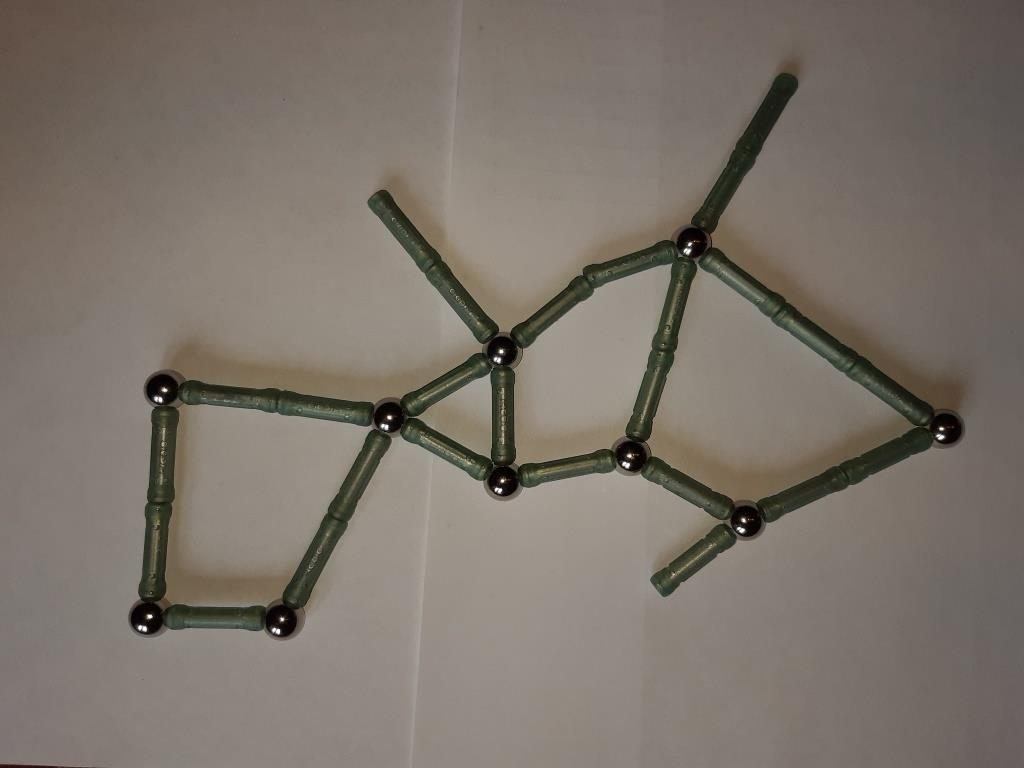
#> input picture media/13.jpg, 1024 x 768 px
$ python -i Segmentation.py   (imports and definitions only)   (older library calls are emulated)
#> lines starting #> are read from the running program, lines starting #| are printed output that depends on the picture; after the words box and inside, x2 and y2 are one past the last pixel; in counts of white or black regions, pixels touching at a corner belong together
import numpy as np
import cv2
from skimage.morphology import skeletonize, thin


class Segmentation:

    def __init__(self, path):
#> called with path = '../media/13.jpg'
        self.path = path
        self.image = cv2.imread(path)
#> self.image is the input picture: shape (768, 1024, 3); mean B, G, R 106.4, 115, 123.6

    # [5 lines left out: function get_ends, not called in this run]


    def prune_thinned(self, thinned, min_length=5):
        pruned = np.copy(thinned)
        for i in range(min_length):
            # Find endpoints
            endpoints = (cv2.filter2D(pruned.astype(np.uint8), -1, np.ones((3, 3))) == 2) & pruned
            pruned[endpoints] = 0
        return pruned


    def process_image1(self):
        new_image = self.image.copy()

        new_image[..., 2][(new_image[..., 2] > 78)] = 0
        new_image[..., 1][(new_image[..., 1] > 56)] = 0
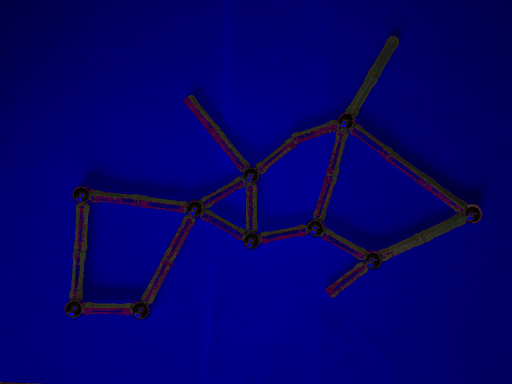
#> new_image: shape (768, 1024, 3) (shown at 1/2 size); mean B, G, R 106.4, 1.7, 3.3
        new_image[..., 0][(new_image[..., 0] > 43)] = 0

        image_gray = cv2.cvtColor(new_image, cv2.COLOR_BGR2GRAY)
        image_gray[image_gray > 0] = 255
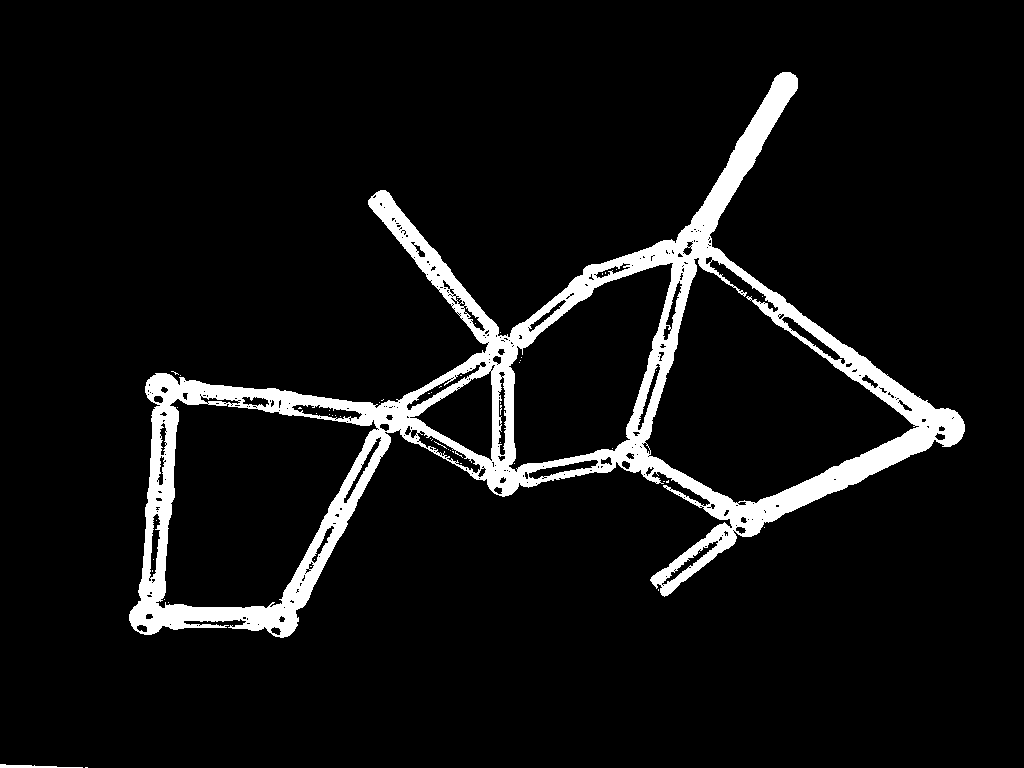
#> image_gray: shape (768, 1024); 7.1% white; 53 white regions (51 under 20 px), largest, box (x1, y1, x2, y2) and area: (129, 72, 965, 638) 55898, (0, 764, 83, 768) 179

        kernel = cv2.getStructuringElement(cv2.MORPH_ELLIPSE, (9, 9))

        image_gray = cv2.dilate(image_gray, kernel)
#> image_gray: shape (768, 1024); 11.3% white; 2 white regions, box (x1, y1, x2, y2) and area: (125, 68, 969, 642) 88059, (0, 760, 92, 768) 548
        image_gray = cv2.dilate(image_gray, kernel)
#> image_gray: shape (768, 1024); 14.1% white; 2 white regions, box (x1, y1, x2, y2) and area: (121, 64, 973, 646) 109886, (0, 756, 96, 768) 939
        image_gray = cv2.medianBlur(image_gray, ksize=11)
#> image_gray: shape (768, 1024); 14.1% white; 2 white regions, box (x1, y1, x2, y2) and area: (121, 64, 973, 645) 110049, (0, 756, 96, 768) 931

        num_labels, labels = cv2.connectedComponents(image_gray)
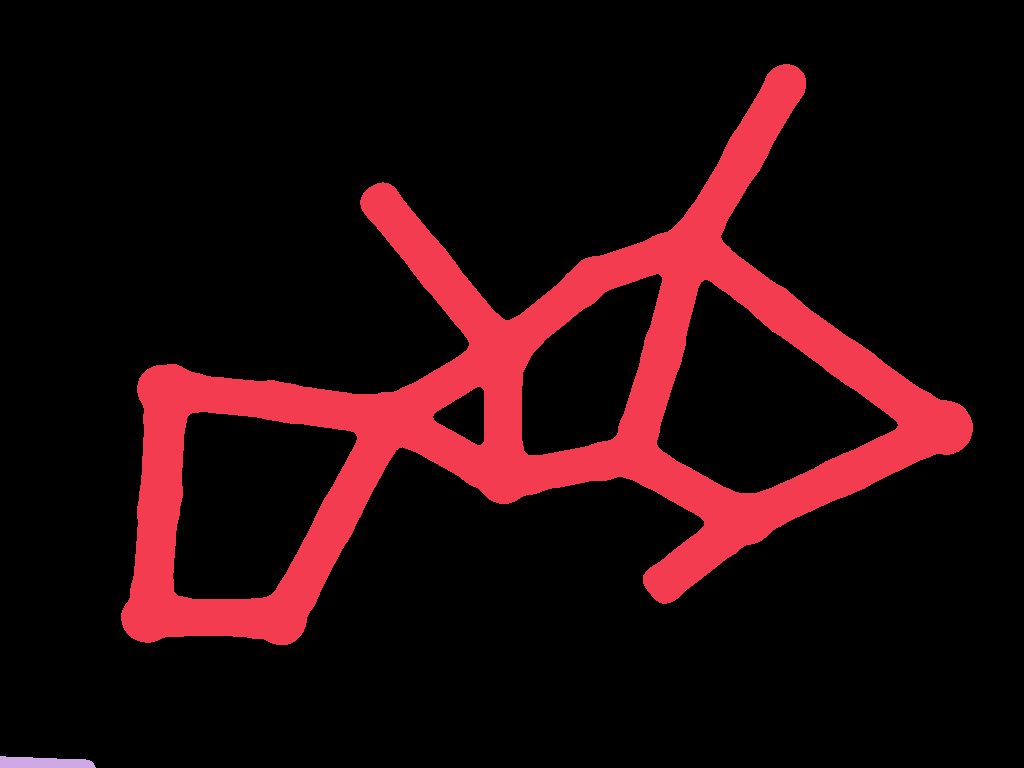
#> labels: shape (768, 1024) int32; 3 distinct labels, from 0 to 2; one colour per label, 0 black
#> num_labels = 3

        max_comp = 1 + np.argmax([np.sum(labels == i) for i in range(1, num_labels)])
#> max_comp = 1
        image_gray[labels != max_comp] = 0
#> image_gray: shape (768, 1024); 14% white; 1 white region, box (x1, y1, x2, y2) and area: (121, 64, 973, 645) 110049

        image_gray = cv2.erode(image_gray, kernel)
#> image_gray: shape (768, 1024); 11.3% white; 1 white region, box (x1, y1, x2, y2) and area: (125, 68, 969, 641) 88831

        skelet_image = image_gray.copy()
        skelet_image[skelet_image > 0] = 1
        skeleton = skeletonize(skelet_image)
#> skeleton: shape (768, 1024) bool; 0.33% white in thin lines or dots, all inside (x1, y1, x2, y2) = (148, 85, 942, 619)
        skeleton = skeleton.astype(np.uint8)
        skeleton[skeleton == 1] = 255

        thinned = thin(skeleton)

        pruned_thinned = self.prune_thinned(thinned, min_length=5)
        for i in range(4):
            pruned_thinned = self.prune_thinned(pruned_thinned, min_length=5)
#> pruned_thinned: shape (768, 1024) bool; 0.32% white in thin lines or dots, all inside (x1, y1, x2, y2) = (151, 110, 926, 619)
        pruned_thinned = pruned_thinned.astype(np.uint8)
        pruned_thinned[pruned_thinned > 0] = 255
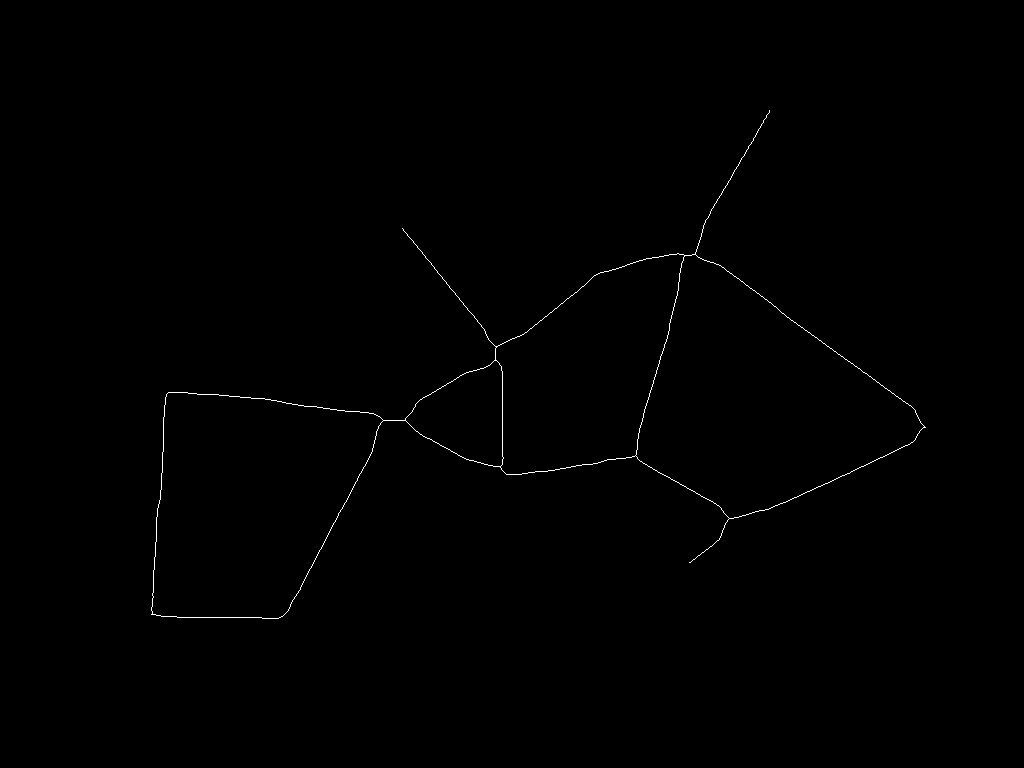
#> pruned_thinned: shape (768, 1024); 0.32% white in thin lines or dots, all inside (x1, y1, x2, y2) = (151, 110, 926, 619)
        return pruned_thinned


    # [57 lines left out: function process_image2, not called in this run]


# process_image2(process_image1())[0]

>>> result = Segmentation('../media/13.jpg').process_image1()

$ run again, on media/19.jpg
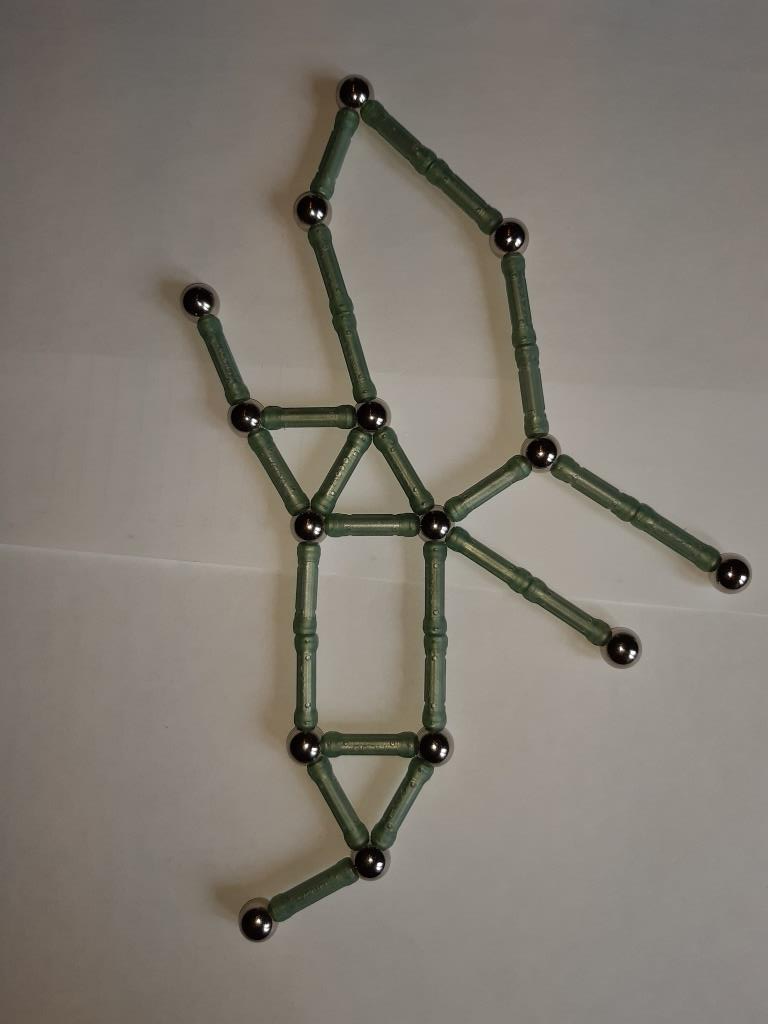
#> input picture media/19.jpg, 768 x 1024 px
#> in __init__, self.image is the input picture: shape (1024, 768, 3); mean B, G, R 114.4, 122.5, 129
#> in process_image1, `image_gray[image_gray > 0] = 255`:
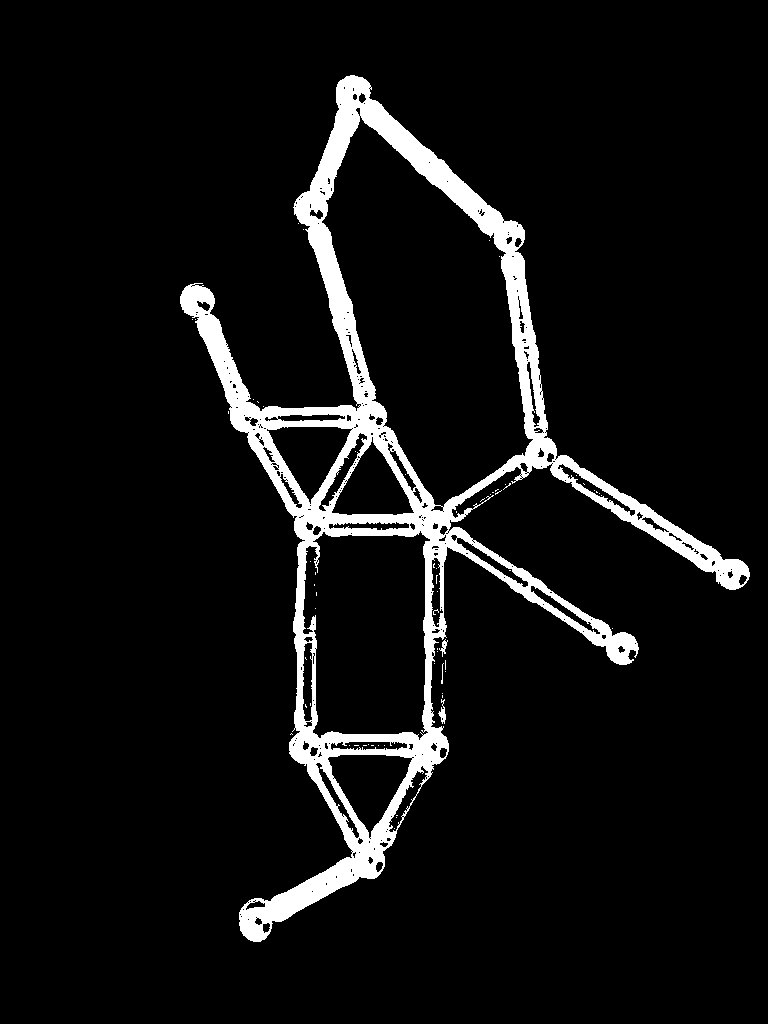
#> image_gray: shape (1024, 768); 6.9% white; 64 white regions (60 under 20 px), largest, box (x1, y1, x2, y2) and area: (180, 75, 750, 942) 53995, (438, 699, 446, 724) 90, (439, 639, 448, 657) 60, (441, 663, 444, 684) 25
#> labels: shape (1024, 768) int32; values 0 (black) and 1 (white), 14.3% white; 1 white region, box (x1, y1, x2, y2) and area: (172, 68, 758, 950) 112267
#> num_labels = 2
#> max_comp = 1
#> skelet_image: shape (1024, 768); values 0 (black) and 1 (white), 11.5% white; 1 white region, box (x1, y1, x2, y2) and area: (176, 72, 754, 946) 90392
#> thinned: shape (1024, 768) bool; 0.34% white in thin lines or dots, all inside (x1, y1, x2, y2) = (196, 98, 732, 923)
#> in process_image1, `pruned_thinned[pruned_thinned > 0] = 255`:
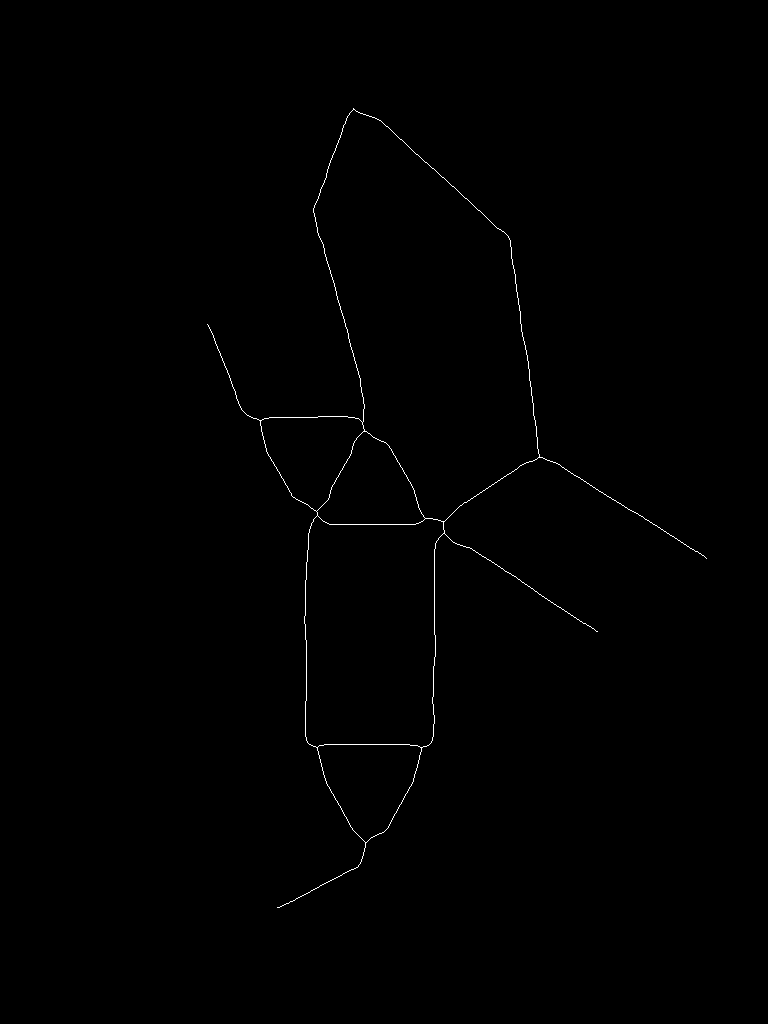
#> pruned_thinned: shape (1024, 768); 0.33% white in thin lines or dots, all inside (x1, y1, x2, y2) = (207, 108, 707, 908)
